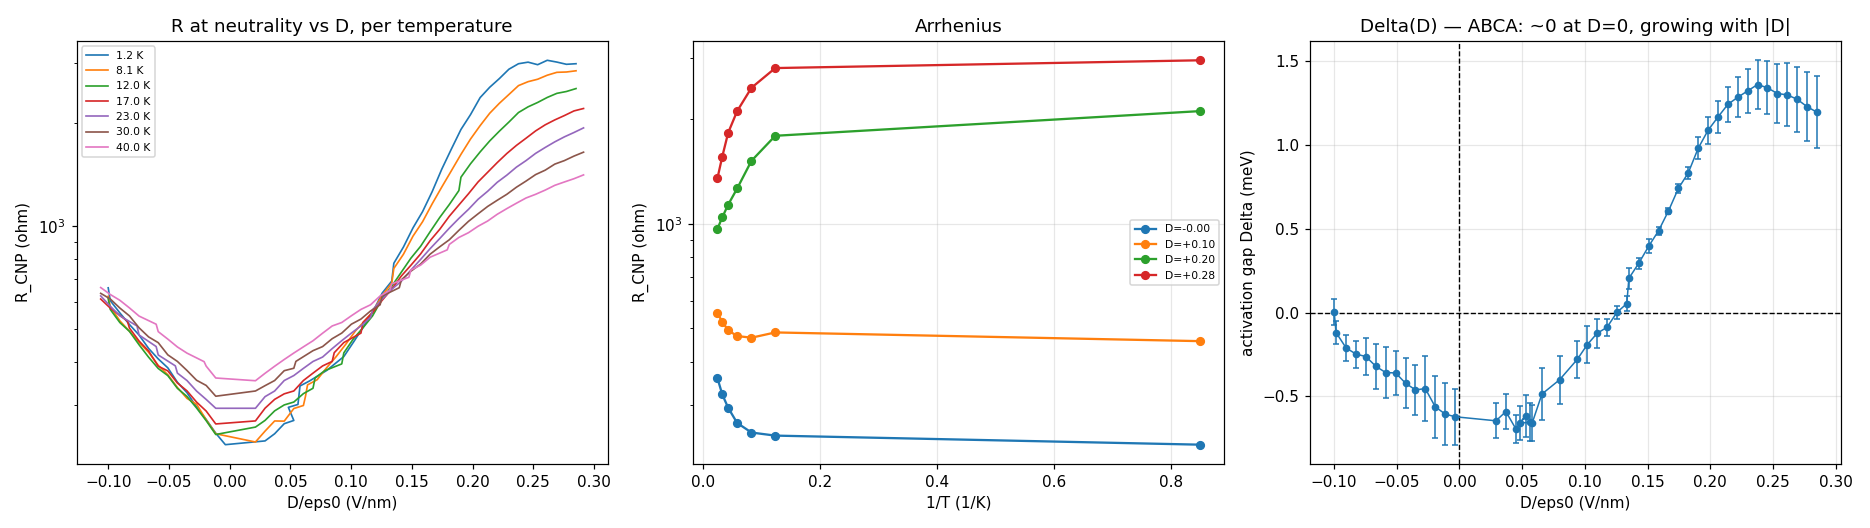

This figure's Python source:
"""Activation gap Delta(D) from the temperature ladder (runs 6..12).

Each run is a 245-point co-swept multisweep: 5 perpendicular V_bg offsets x 49 points
along the measured CNP line. R_CNP at each point along the line is the MAXIMUM over the
5 offsets — that is what makes the measurement robust to the fitted line drifting by a
few mV, or to the CNP itself moving as the sample warms.

Then, at each D, fit  ln R_CNP = ln R0 + Delta/(2 k_B T)  over the temperatures where the
sample is thermally activated. Delta is in meV and is INDEPENDENT of the unknown Hall-bar
geometry factor, because it comes from a ratio.

  ABCA (inversion symmetric): Delta grows with |D| and extrapolates to ~0 at D = 0.
  ABCB (no inversion)       : Delta stays FINITE at D = 0.
  ABAB                      : no activated gap at all.
"""
import sys
from pathlib import Path

import numpy as np
import matplotlib
matplotlib.use("Agg")
import matplotlib.pyplot as plt
import scipy.constants as cst

from hera.analysis import open_run, GateCalibration

here = Path(__file__).resolve().parent.parent
RIDS = [int(x) for x in sys.argv[1:]] or list(range(6, 13))
RATIO = 1.2737
cal_g = GateCalibration.from_thicknesses(9.5e-9, 11e-9, 0.0)
cal_s = GateCalibration(c_tg=cal_g.c_tg, c_bg=cal_g.c_tg / RATIO)
NOFF = 5

curves = []       # (T, D_array, Rcnp_array)
for rid in RIDS:
    p = here / "data" / str(rid)
    if not (p / "data.tsv.gz").exists() and not (p / "data.tsv").exists():
        print(f"run {rid}: not on disk yet, skipping")
        continue
    r = open_run(p)
    # COMPLETENESS GUARD: the path is offset0's 49 pts, then offset1's 49, ... A partial
    # run reshaped to (5, npts) silently interleaves different offsets and yields garbage
    # (caught doing exactly that on a still-writing run 6). Only whole runs are used.
    _sp = r.meta.get("setpoints")
    _exp = len(_sp[0]) if isinstance(_sp, list) and _sp and isinstance(_sp[0], list) else None
    if _exp is not None and r.rows != _exp:
        print(f"run {rid}: INCOMPLETE ({r.rows} of {_exp} pts) — skipping, "
              f"a partial reshape would scramble the offsets")
        continue
    if r.interrupted:
        print(f"run {rid}: marked interrupted — skipping")
        continue
    vtg = r.col("k_2400_tg_volt")
    vbg = r.col("k_2400_bg_volt")
    I = r.col("sr0_X") / r.meta["measurement_config"]["sr0_gain"]
    Vxx = r.col("sr1_X")
    T = r.col("T_sample")
    npts = len(vtg) // NOFF
    assert npts * NOFF == len(vtg), f"run {rid}: {len(vtg)} not divisible by {NOFF} offsets"
    R = (Vxx / I)[: npts * NOFF].reshape(NOFF, npts)
    vtg_g = vtg[: npts * NOFF].reshape(NOFF, npts)
    vbg_g = vbg[: npts * NOFF].reshape(NOFF, npts)
    k = np.nanargmax(np.abs(R), axis=0)                 # best offset per along-line point
    Rc = np.abs(R)[k, np.arange(npts)]
    D = cal_s.displacement_field(vtg_g[0], vbg_g[k, np.arange(npts)]) * 1e-9
    Tm = float(np.nanmean(T))
    curves.append((Tm, D, Rc, rid))
    print(f"run {rid}: T = {Tm:6.3f} K   R_CNP {Rc.min():7.1f} .. {Rc.max():8.1f} ohm   "
          f"D {D.min():+.3f}..{D.max():+.3f} V/nm")

if len(curves) < 3:
    print("\nneed at least 3 temperatures for an Arrhenius fit — stopping")
    raise SystemExit

curves.sort(key=lambda c: c[0])
Ts = np.array([c[0] for c in curves])
Dgrid = curves[0][1]
Rmat = np.vstack([np.interp(Dgrid, c[1], c[2]) for c in curves])   # (nT, nD)
print(f"\ntemperatures: {np.round(Ts, 2)} K")

# ---- Arrhenius fit per D ----------------------------------------------------
# Use only T where the sample is genuinely activated. The rig's ELECTRON temperature is
# ~8 K, so points below that carry no independent information and are excluded.
fitm = Ts >= 7.0
print(f"fitting over T = {np.round(Ts[fitm],2)} K "
      f"(below ~8 K the electron temperature floors out, so those points are excluded)")
inv2kT = 1.0 / (2 * cst.k * Ts[fitm]) * cst.e * 1e-3      # per meV
gaps, gerr = [], []
for j in range(len(Dgrid)):
    y = np.log(np.maximum(Rmat[fitm, j], 1e-3))
    A = np.vstack([inv2kT, np.ones_like(inv2kT)]).T
    coef, res, *_ = np.linalg.lstsq(A, y, rcond=None)
    resid = y - A @ coef
    dof = max(len(y) - 2, 1)
    s2 = float(resid @ resid) / dof
    cov = s2 * np.linalg.inv(A.T @ A)
    gaps.append(coef[0]); gerr.append(np.sqrt(cov[0, 0]))
gaps, gerr = np.array(gaps), np.array(gerr)

print(f"\n{'D/eps0':>8} {'Delta(meV)':>11} {'+/-':>7}   R(base)  R(hottest)")
for j in range(0, len(Dgrid), max(1, len(Dgrid) // 16)):
    print(f"{Dgrid[j]:+8.3f} {gaps[j]:11.3f} {gerr[j]:7.3f}   {Rmat[0,j]:8.1f} {Rmat[-1,j]:9.1f}")

k0 = int(np.argmin(np.abs(Dgrid)))
print(f"\nDelta at D = 0 ({Dgrid[k0]:+.3f} V/nm): {gaps[k0]:.3f} +/- {gerr[k0]:.3f} meV")
for dt in (0.10, 0.20, 0.28):
    j = int(np.argmin(np.abs(Dgrid - dt)))
    print(f"Delta at D = {Dgrid[j]:+.3f} V/nm: {gaps[j]:.3f} +/- {gerr[j]:.3f} meV")
pos = Dgrid > 0.05
if pos.sum() > 3:
    sl, ic = np.polyfit(Dgrid[pos], gaps[pos], 1)
    print(f"\nlinear fit of Delta vs D over D > 0.05: slope {sl:.1f} meV per V/nm, "
          f"intercept {ic:+.3f} meV")
    print(f"  ABCA requires the intercept ~0 (gapless at D=0); ABCB requires it clearly > 0")

fig, ax = plt.subplots(1, 3, figsize=(17, 4.8))
for (Tm, D, Rc, rid) in curves:
    ax[0].plot(D, Rc, lw=1.1, label=f"{Tm:.1f} K")
ax[0].set_yscale("log"); ax[0].set_xlabel("D/eps0 (V/nm)"); ax[0].set_ylabel("R_CNP (ohm)")
ax[0].set_title("R at neutrality vs D, per temperature"); ax[0].legend(fontsize=7)

for dt in (0.0, 0.10, 0.20, 0.28):
    j = int(np.argmin(np.abs(Dgrid - dt)))
    ax[1].plot(1 / Ts, Rmat[:, j], "o-", ms=5, label=f"D={Dgrid[j]:+.2f}")
ax[1].set_yscale("log"); ax[1].set_xlabel("1/T (1/K)"); ax[1].set_ylabel("R_CNP (ohm)")
ax[1].set_title("Arrhenius"); ax[1].legend(fontsize=7); ax[1].grid(alpha=0.3)

ax[2].errorbar(Dgrid, gaps, yerr=gerr, fmt="o-", ms=4, lw=1.0, capsize=2)
ax[2].axhline(0, ls="--", c="k", lw=0.9); ax[2].axvline(0, ls="--", c="k", lw=0.9)
ax[2].set_xlabel("D/eps0 (V/nm)"); ax[2].set_ylabel("activation gap Delta (meV)")
ax[2].set_title("Delta(D) — ABCA: ~0 at D=0, growing with |D|")
ax[2].grid(alpha=0.3)
fig.tight_layout()
out = here / "hera_scratch" / "a9_activation.png"
fig.savefig(out, dpi=110)
print(f"\nwrote {out}")
np.savez(here / "hera_scratch" / "a9_activation.npz",
         D=Dgrid, gap=gaps, gerr=gerr, T=Ts, R=Rmat)
